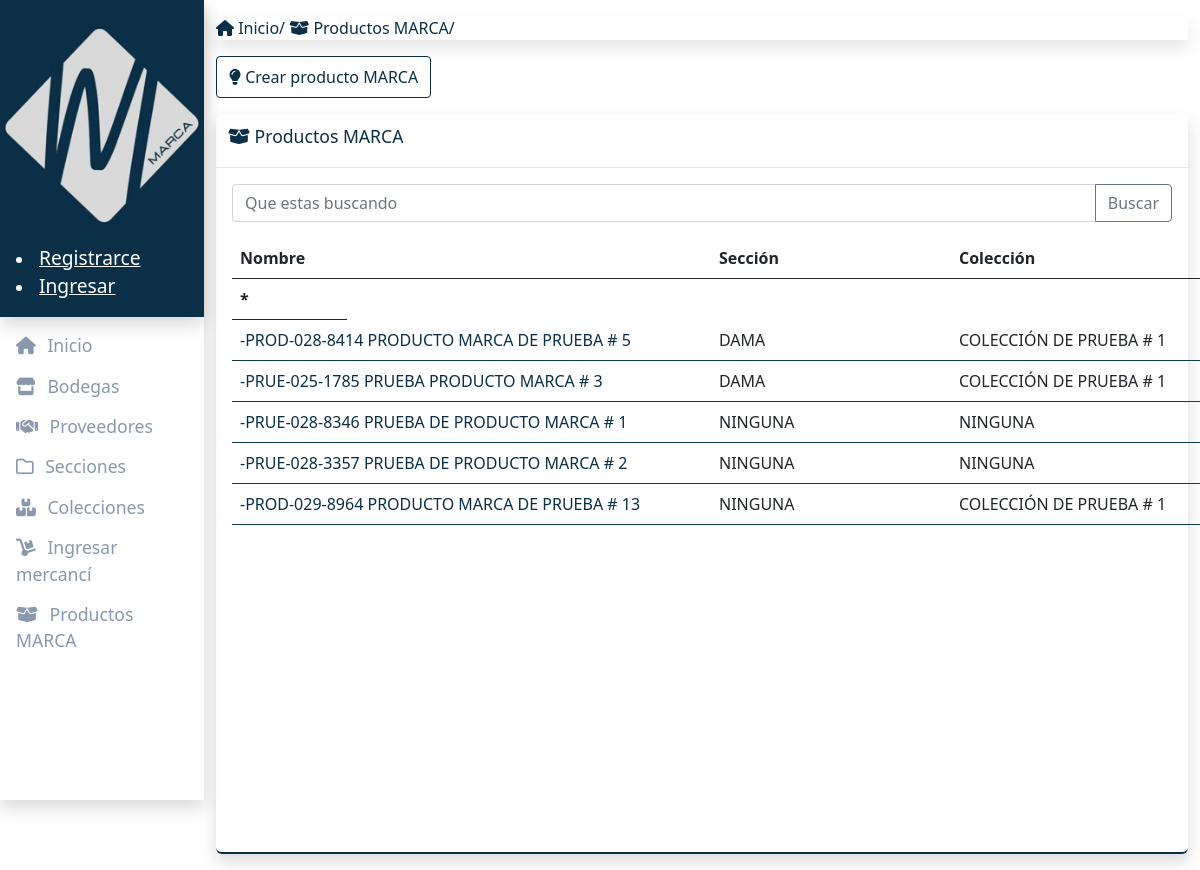
/marca/productos/m/, run on the app's committed database.
### producto_marca_app/models/producto_marca.py (models this page shows)
class ProductoMarca(ParanoidModel):
    uuid = models.UUIDField(default=uuid4, editable=False, primary_key=True)
    coleccion = models.ForeignKey(Coleccion, on_delete=models.PROTECT)
    seccion = models.ForeignKey(Seccion, on_delete=models.PROTECT)
    referencia = models.CharField(max_length=20)
    nombre = models.CharField(max_length=50)
    costo = models.DecimalField(default=0, decimal_places=2, max_digits=8)
    precio = models.DecimalField(default=0, decimal_places=2, max_digits=8)
    utilidad = models.DecimalField(default=0, decimal_places=2, max_digits=8)
    descuento = models.IntegerField(
        default=0, validators=[MinValueValidator(0), MaxValueValidator(100)])
    unidad_minima_descuento = models.IntegerField(default=0)
    descripcion = models.TextField()
    def __str__(self):
        return (self.referencia + " " + self.nombre)

### seccion_app/models/seccion.py (models this page shows)
class Seccion(ParanoidModel):
    uuid = models.UUIDField(default=uuid4, editable=False, primary_key=True)
    nombre = models.CharField(max_length=50)
    icono = models.CharField(max_length=50, default='far fa-folder')
    descripcion = models.TextField()
    def __str__(self):
        return self.nombre

### coleccion_app/models/coleccion.py (models this page shows)
class Coleccion(ParanoidModel):
    uuid = models.UUIDField(default=uuid4, editable=False, primary_key=True)
    nombre = models.CharField(max_length=50)
    icono = models.CharField(max_length=50, default='fas fa-boxes')
    descripcion = models.TextField()
    def __str__(self):
        return self.nombre

### administracion_app/views/producto_marca.py (the view)
# urls.py: path('marca/productos/m/', admin_producto_marca_inicio,
def admin_producto_marca_inicio(request):
    producto_marcas = consultar_all()
    search = request.GET.get("buscar")
    if search:
        producto_marcas = consultar_search(search)
    data = {'producto_marcas': producto_marcas}
    return render(request, 'administracion_app/producto_marca/inicio.html', data)

### administracion_app/views/producto_marca.py (called while the page is built)
def consultar_all():
    consulta = ProductoMarca.objects.all().order_by('seccion', 'coleccion', 'nombre')
    return consulta

### administracion_app/templates/administracion_app/producto_marca/inicio.html (shortened to what this page needs)
{% extends 'administracion_app/producto_marca/base.html' %}
{% load humanize %}
{% block contenedor %}
<div class="row mtop16">
    <div class="col-md-4">
        <div class="opts">
            <a href="{% url 'admin_producto_marca_agregar' %}" data-toggle="tooltip" data-placement="top" title="Agregar un nuevo seccion">
                <i class="fas fa-lightbulb"></i> Crear producto MARCA
            </a>
        </div>
    </div>
</div>
<div class="panel shadow mtop16">
    <div class="header">
        <h2 class="title">
            <i class="fas fa-box-open"></i> Productos MARCA
        </h2>
    </div>
    <div class="inside">
        {% include "administracion_app/search.html" %}
        <div class="row">
            <div class="container">
                <table class="table  table-fixed table-fixed-500">
                    <thead>
                        <tr>
                            <th style="width: 479px;">Nombre</th>
                            <th style="width: 240px;">Sección</th>
                            <th style="width: 240px;">Colección</th>
                            <th style="width: 185px;">Precio</th>
                            <th style="width: 115px;">*</th>
                        </tr>
                    </thead>
                    <tbody>
                        {% for producto_marca in producto_marcas %}
                        <tr style="width: 1244px;">
                            <td style="width: 479px;">
                                <a class="abscess-register" href="{% url 'admin_producto_bodega_marca_listar_imagen' producto_marca.uuid %}" title="Ver en detalle {{producto_marca.nombre}}">
                                    {{producto_marca}}
                                </a>
                            </td>
                            <td style="width: 240px;">{{producto_marca.seccion}}</td>
                            <td style="width: 240px;">{{producto_marca.coleccion}}</td>
                            <td style="width: 185px;">${{producto_marca.precio | intcomma}}</td>
                        </tr>
                        {% endfor %}
                    </tbody>
                </table>
            </div>
        </div>
    </div>
</div>
{% endblock %}

### administracion_app/static/administracion_app/css/administracion.css (style rules this page uses)
body { background-color: #f5f6fa; font-size: 14px; font-family: "Roboto Slab", serif; }
h1, h3, h4, h5, ul, body, html { padding: 0; margin: 0; }
.page .panel { background-color: #fff; border-radius: 6px; border-bottom: 2px solid #0b2f47; width: 100%; }
.page .panel .header { border-bottom: 1px solid #e8e8e8; }
.page .panel .header h2.title { display: inline-block; color: #0b2f47; font-size: 1.1em; padding: 12px 12px; }
.page .panel .inside { padding: 16px; }
.opts a { cursor: pointer; border-radius: 4px; display: inline-block; padding: 8px 12px; border: 1px solid #0b2f47; color: #0b2f47; text-decoration: none !important; }
.mtop16 { margin-top: 16px; }
.abscess-register h5, .abscess-register { color: #0b2f47; text-decoration: none; }
.table-fixed-500 tbody { height: 500px !important; overflow-y: auto; width: 100%; }
.table-fixed thead, .table-fixed tbody, .table-fixed td, .table-fixed th { display: block; }
.table-fixed tbody td { float: left; border-bottom-width: 0; }
.table-fixed tbody tr { float: left; border-bottom: #103d47 solid 1px; }
.table-fixed thead > tr > th { float: left; border-bottom-width: 1; }

### data on the page
ProductoMarca: referencia+nombre "-PROD-028-8414 PRODUCTO MARCA DE PRUEBA # 5", seccion "DAMA", coleccion "COLECCIÓN DE PRUEBA # 1"
ProductoMarca: referencia+nombre "-PRUE-025-1785 PRUEBA PRODUCTO MARCA # 3", seccion "DAMA", coleccion "COLECCIÓN DE PRUEBA # 1"
ProductoMarca: referencia+nombre "-PRUE-028-8346 PRUEBA DE PRODUCTO MARCA # 1", seccion "NINGUNA", coleccion "NINGUNA"
ProductoMarca: referencia+nombre "-PRUE-028-3357 PRUEBA DE PRODUCTO MARCA # 2", seccion "NINGUNA", coleccion "NINGUNA"
ProductoMarca: referencia+nombre "-PROD-029-8964 PRODUCTO MARCA DE PRUEBA # 13", seccion "NINGUNA", coleccion "COLECCIÓN DE PRUEBA # 1"
